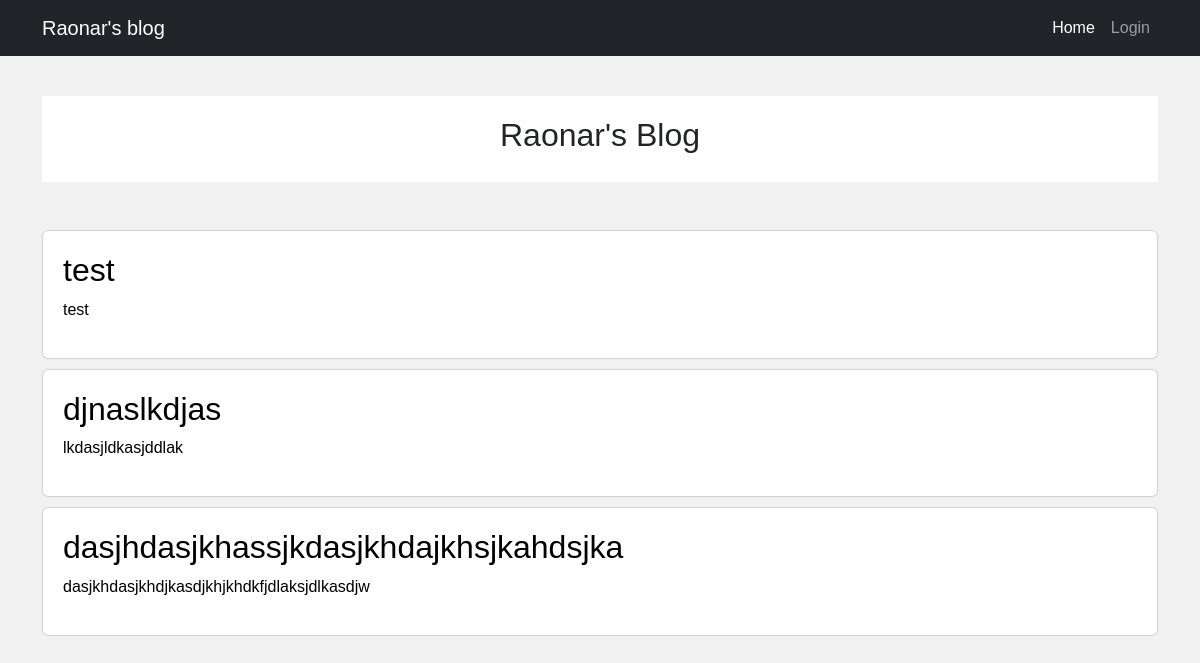
Screenshot of /?page=2 with the database file from the repository.
### posts/models.py (models this page shows, shortened)
class Posts(models.Model):
  title = models.CharField(max_length=100)
  body = models.CharField(max_length=1000000)

### posts/views.py (the view)
# urls.py: path("", views.index, name="index"),
def index(request):
    search_query = request.GET.get('q', '')
    posts = Posts.objects.all()
    if search_query and request.user.is_authenticated:
        posts = posts.filter(Q(title__icontains=search_query))
        if not posts:
          return render(request, "index.html", {"post_not_found": True})
    paginator = Paginator(posts, 3)
    page = request.GET.get("page")
    all_posts = paginator.get_page(page)
    return render(request, "index.html", {"posts": all_posts, "search_query": search_query})

### templates/index.html (shortened to what this page needs)
{% extends "base.html" %}
  {% block active-home-navlink %} active {% endblock active-home-navlink %}
  {% block content %}
    <div class="container">
      <div class="header" id="title">
        <h2>Raonar's Blog</h2>
      </div>
      <div class="row my-5">
        <div class="leftcolumn">
          {% for post in posts reversed %}
            <div class="card">
              <a style="text-decoration: none; color: black;" href="/post/{{post.id}}">
                <h2>{{post.title}}</h2>
                <p>{{post.body|truncatewords:20}}</p>
              </a>
            </div>
          {% endfor %}
        </div>
      </div>
    </div>
{% endblock content %}

### templates/index.html (style rules this page uses)
* { box-sizing: border-box; }
body { font-family: Arial; background: #f1f1f1; }
.header { padding: 20px; font-size: 40px; text-align: center; background: white; margin-top: 40px; }
.leftcolumn { float: left; width: 100%; }
.card { background-color: white; padding: 20px; }
.card:nth-child(2) { margin-top: 10px; }
.card:nth-child(3) { margin-top: 10px; }
.row:after { content: ""; display: table; clear: both; }

### rows the page displays
Posts: title "test", body "test"
Posts: title "djnaslkdjas", body "lkdasjldkasjddlak"
Posts: title "dasjhdasjkhassjkdasjkhdajkhsjkahdsjka", body "dasjkhdasjkhdjkasdjkhjkhdkfjdlaksjdlkasdjw"
